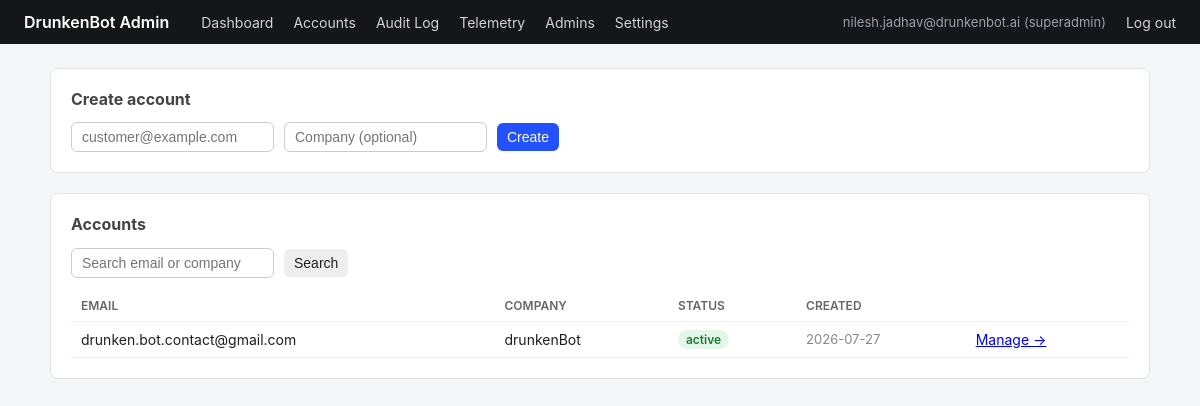
Page /admin-ui/accounts (signed in) on the committed database.
### app/models.py (models this page shows)
class Account(Base):
    __tablename__ = "accounts"
    id: Mapped[str] = mapped_column(String(36), primary_key=True, default=_uuid_str)
    email: Mapped[str] = mapped_column(String(320), unique=True, index=True)
    company_name: Mapped[Optional[str]] = mapped_column(String(200), nullable=True)
    status: Mapped[str] = mapped_column(String(20), default="active")
    created_at: Mapped[datetime] = mapped_column(DateTime(timezone=True), default=_utc_now)
    notes: Mapped[Optional[str]] = mapped_column(Text, nullable=True)
    licenses: Mapped[list["License"]] = relationship(back_populates="account")
    api_keys: Mapped[list["ApiKey"]] = relationship(back_populates="account")

### app/admin_ui/router.py (the view)
@router.get("/accounts", response_class=HTMLResponse)
def accounts_page(request: Request, search: str = "", created: str = ""):
    redirect = _require_login(request)
    if redirect:
        return redirect
    db = _db()
    try:
        accounts = crud.list_accounts(db, search=search or None)
        return templates.TemplateResponse(
            request, "accounts.html", {"accounts": accounts, "search": search, "created": created}
        )
    finally:
        db.close()

### app/admin_ui/templates/accounts.html (shortened to what this page needs)
{% extends "base.html" %}
{% block content %}
<div class="card">
  <h2>Create account</h2>
  <form method="post" action="/admin-ui/accounts" class="row">
    <input type="email" name="email" placeholder="customer@example.com" required>
    <input type="text" name="company_name" placeholder="Company (optional)">
    <button type="submit">Create</button>
  </form>
</div>
<div class="card">
  <h2>Accounts</h2>
  <form method="get" action="/admin-ui/accounts" class="row" style="margin-bottom:12px;">
    <input type="text" name="search" placeholder="Search email or company" value="{{ search }}">
    <button type="submit" class="secondary">Search</button>
  </form>
  <table>
    <tr><th>Email</th><th>Company</th><th>Status</th><th>Created</th><th></th></tr>
    {% for account in accounts %}
    <tr>
      <td>{{ account.email }}</td>
      <td>{{ account.company_name or "-" }}</td>
      <td><span class="pill pill-{{ account.status }}">{{ account.status }}</span></td>
      <td class="muted">{{ account.created_at.strftime("%Y-%m-%d") }}</td>
      <td><a href="/admin-ui/accounts/{{ account.id }}">Manage &rarr;</a></td>
    </tr>
    {% else %}
    <tr><td colspan="5" class="muted">No accounts yet.</td></tr>
    {% endfor %}
  </table>
</div>
{% endblock %}

### app/admin_ui/templates/base.html (style rules this page uses)
:root { color-scheme: light; }
body { font-family: -apple-system, Segoe UI, Roboto, sans-serif; margin: 0; background: #f5f6f8; color: #1c1e21; }
.card { background: #fff; border: 1px solid #e2e4e8; border-radius: 8px; padding: 20px; margin-bottom: 20px; }
.card h2 { margin-top: 0; font-size: 16px; color: #444; }
table { width: 100%; border-collapse: collapse; font-size: 14px; }
th, td { text-align: left; padding: 8px 10px; border-bottom: 1px solid #eee; }
th { color: #666; font-weight: 600; font-size: 12px; text-transform: uppercase; }
.pill { display: inline-block; padding: 2px 8px; border-radius: 10px; font-size: 12px; font-weight: 600; }
.pill-active { background: #e3f7e8; color: #1a7a34; }
input, select, button { font-size: 14px; padding: 6px 10px; border: 1px solid #ccc; border-radius: 6px; }
button { background: #2451ff; color: #fff; border: none; cursor: pointer; }
button.secondary { background: #eee; color: #222; }
.row { display: flex; gap: 10px; align-items: center; flex-wrap: wrap; }
.muted { color: #888; font-size: 13px; }

### rows in the picture
Account: email "drunken.bot.contact@gmail.com", company_name "drunkenBot", status "active", created_at "2026-07-27"

### other values in the picture
{{ request.session.get("admin_email") }} "nilesh.jadhav@drunkenbot.ai"
{{ request.session.get("admin_role") }} "superadmin"
